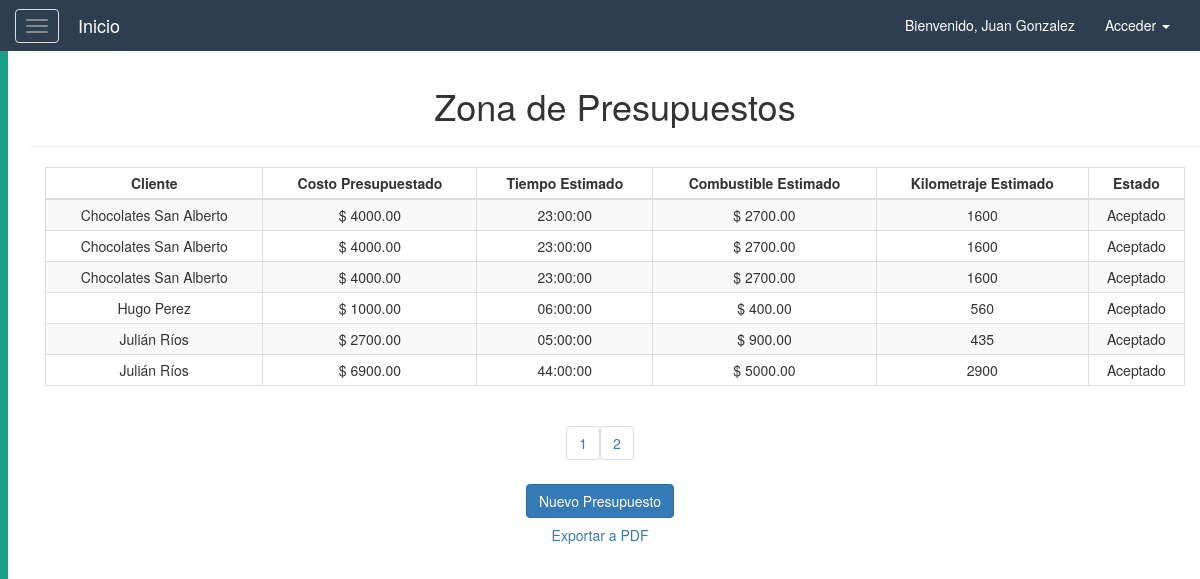
Page /logistica/vista_presupuestos.php (signed in) on the committed database.
### tables this page shows
CREATE TABLE Presupuesto(
	idPresupuesto int(11) NOT NULL AUTO_INCREMENT,
    fkClienteP int(11) NOT NULL,
    tiempo_estimado time NOT NULL,
    km_estimado int(11) NOT NULL,
    combustible_estimado decimal(11,2) NOT NULL,
    costo_real decimal(11,2) NOT NULL,
    aceptado enum('Si', 'No') NOT NULL DEFAULT 'No',
    PRIMARY KEY (idPresupuesto),
    CONSTRAINT fk_clip FOREIGN KEY (fkClienteP)
		REFERENCES Cliente (idCliente)
);

CREATE TABLE Cliente(
	idCliente int(11) NOT NULL AUTO_INCREMENT,
    cuit bigint(11) NOT NULL,
    razon varchar(45) NOT NULL,
    telefono varchar(45) NOT NULL,
    dom_cp int(11) NOT NULL,
    dom_calle varchar(45) NOT NULL, 
    dom_numero int(11) NOT NULL,
    dom_piso int(11) NOT NULL,
    PRIMARY KEY (idCliente)
);

### resources/db/control.php (called while the page is built, shortened)
<?php
    class controlDB{
        function __construct(){
            try{
            $host="localhost";
            $dbname="logistica";
            $user="root";
            $pass="";
            $this->con=mysqli_connect($host,$user,$pass) or die("No se puede conectar con la base de datos.");
            mysqli_select_db($this->con,$dbname)or die("No se encuentra la base de datos.");
            mysqli_set_charset($this->con, "utf8");
            }catch(Exception $ex){
                throw $ex;
            }
        }
        function consultar($sql){
            $result=mysqli_query($this->con,$sql);
            $data=null;
            if($result){
                while($fila=mysqli_fetch_array($result)){
                    $data[]=$fila;
                }
            }
            return $data;
        }
    }
?>

### resources/library/presupuestos_pag.php (called while the page is built, shortened)
<?php
    $tamagno_paginas = 6;
    if(isset($_GET['pagina'])){
        $pag = $_GET['pagina'];
    } else {
        $pag = 1;
    }
    $empezar_desde = ($pag-1) * $tamagno_paginas;
    $datos = $obj -> consultar("SELECT C.razon, P.idPresupuesto, P.aceptado, P.tiempo_estimado, P.km_estimado, P.combustible_estimado, P.costo_real
        FROM Presupuesto P
        JOIN Cliente C ON P.fkClienteP = C.idCliente
        ORDER BY C.razon LIMIT $empezar_desde, $tamagno_paginas");
    $datos2 = $obj -> consultar("SELECT idPresupuesto
        FROM Presupuesto
        WHERE aceptado = 'no'");
    if($datos2 != null) {
        $asignar = array();
        foreach($datos2 as $v){
            $asignar[] = $v['idPresupuesto'];
        }
    }
    $num_filas = count($obj->consultar("SELECT *
        FROM Presupuesto"));
    $total_paginas = ceil($num_filas/$tamagno_paginas);
?>

### logistica/vista_presupuestos.php (the view, shortened to what this page needs)
<!DOCTYPE html>
<html lang="es">
<head>
    <?php
        require_once($_SERVER['DOCUMENT_ROOT'].'/resources/config.php');
        $obj = new controlDB();
        include $LIBRARY_PATH.'/presupuestos_pag.php';
    ?>
</head>
<body>
    <?php
        require_once($_SERVER['DOCUMENT_ROOT'].'/resources/templates/header.php');
    ?>
    <div id="wrapper">
        <?php
            require_once($_SERVER['DOCUMENT_ROOT'].'/resources/templates/sidebar.php');
        ?>
        <div id="page-content-wrapper">
            <div class="container-fluid">
                <div class="row">
                    <div class="col-lg-12 text-center">
                        <div class="container">
                            <div class="row">
                                <div class="col">
                                    <h1>Zona de Presupuestos</h1>
                                    <hr/>
                                </div>
                            </div>
                        </div>
                        <div class="container">
                            <div class="row">
                                <div class="col-lg-12 col-md-12 col-sm-12 col-xs-12">
                                    <div class="table-responsive">
                                        <table class="table table-striped table-bordered table-condensed table-hover">
                                            <thead>
                                                <th  class="text-center">Cliente</th>
                                                <th  class="text-center">Costo Presupuestado</th>
                                                <th  class="text-center">Tiempo Estimado</th>
                                                <th  class="text-center">Combustible Estimado</th>
                                                <th  class="text-center">Kilometraje Estimado</th>
                                                <th  class="text-center">Estado</th>
                                            </thead>
                                            <?php foreach($datos as $td){ ?>
                                            <tr>
                                                <td><?php echo ($td['razon']); ?></td>
                                                <td><?php echo ('$ '.$td['costo_real']); ?></td>
                                                <td><?php echo $td['tiempo_estimado']; ?></td>
                                                <td><?php echo ('$ '.$td['combustible_estimado']); ?></td>
                                                <td><?php echo $td['km_estimado']; ?></td>
                                                <?php if($datos2!=null) { ?>
                                                <td class="text-center">
                                                    <?php if(in_array($td['idPresupuesto'], $asignar)) { ?>
                                                    <a href="confirmarPresupuesto.php?id=<?php echo $td["idPresupuesto"]?>">
                                                        <button class="btn btn-success">Confirmar</button>
                                                    </a>
                                                    <a href="editarPresupuesto.php?id=<?php echo $td["idPresupuesto"]?>">
                                                        <button class="btn btn-primary">Editar</button>
                                                    </a>
                                                    <a href="bdPresupuesto.php?id=<?php echo $td["idPresupuesto"]?>&funcion=eliminar">
                                                        <button class="btn btn-danger">Eliminar</button>
                                                    </a>
                                                    <?php } else { ?>
                                                            Aceptado
                                                    <?php } ?>
                                                </td>
                                                <?php } ?>
                                            </tr>
                                            <?php } ?>
                                        </table>
                                    </div>
                                </div>
                            </div>
                        </div>
                        <div class="row">
                            <div class="col">
                                <?php
                                    for($i = 1; $i <= $total_paginas; $i++){
                                    echo "<ul class='pagination'>
                                        <li><a href='?pagina=".$i."'>".$i."</a></li>
                                    </ul>";}
                                ?>
                            </div>
                        </div>
                        <div class="row">
                                <div class="col">
                                    <a href="registrarPresupuesto.php" class="btn btn-primary">Nuevo Presupuesto</a>
                                </div>
                        </div>
                        <div class="row">
                            <a href="exportarPresupuesto.php" target="_blank">
                                <button class="btn btn-link">Exportar a PDF</button>
                            </a>
                        </div>
                    </div>
                </div>
            </div>
    </body>
</html>

### resources/css/menuLateral.css (style rules this page uses)
#page-content-wrapper { width: 100%; height: 100%; position: absolute; padding: 15px; }

### rows in the picture
presupuesto: fkClienteP.razon "Chocolates San Alberto", costo_real "4000.00", tiempo_estimado "23:00:00", combustible_estimado "2700.00", km_estimado "1600", shows "Aceptado"
presupuesto: fkClienteP.razon "Chocolates San Alberto", costo_real "4000.00", tiempo_estimado "23:00:00", combustible_estimado "2700.00", km_estimado "1600", shows "Aceptado"
presupuesto: fkClienteP.razon "Chocolates San Alberto", costo_real "4000.00", tiempo_estimado "23:00:00", combustible_estimado "2700.00", km_estimado "1600", shows "Aceptado"
presupuesto: fkClienteP.razon "Hugo Perez", costo_real "1000.00", tiempo_estimado "06:00:00", combustible_estimado "400.00", km_estimado "560", shows "Aceptado"
presupuesto: fkClienteP.razon "Julián Ríos", costo_real "2700.00", tiempo_estimado "05:00:00", combustible_estimado "900.00", km_estimado "435", shows "Aceptado"
presupuesto: fkClienteP.razon "Julián Ríos", costo_real "6900.00", tiempo_estimado "44:00:00", combustible_estimado "5000.00", km_estimado "2900", shows "Aceptado"

### other values in the picture
$_SESSION['usuario'] "Juan Gonzalez"
